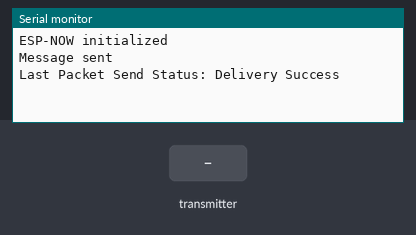
Recording of a sketch running on a simulated ESP32. Shown: the last lines printed to the serial monitor. Inputs (shaded band) come from the test bench. Random numbers use the default seed unless the sketch sets one.

Above: at 1.2 s.
1.3 s: the transmitter starts sending a = 0
At 1.66 s:
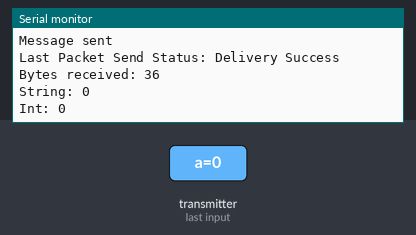
2.8 s: the transmitter starts sending b = 1024
At 3.16 s:
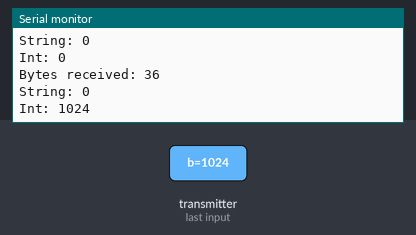
4.3 s: the transmitter starts sending a = 1
5.8 s: the transmitter starts sending b = 2048
At 6.16 s:
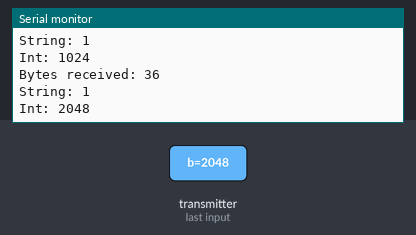
Timing chart, 0 to 8.3 s (numbered marks = the images above; inputs shaded):
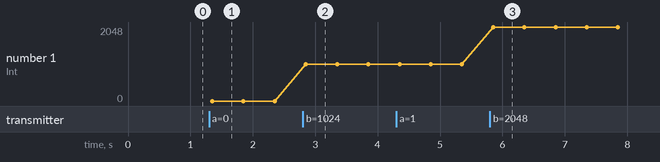

The sketch:

mac_adress_reciever_tomas.ino
```cpp
#include <esp_now.h>
#include <WiFi.h>

// Replace with the MAC address of the OTHER ESP32 board
uint8_t broadcastAddress[] = {
  0xF4, 0x65, 0x0B, 0x33, 0x22, 0xCC
};

// Define a data structure to send/receive
typedef struct struct_message {
  char a[32];
  int b;
} struct_message;

struct_message myData;
struct_message incomingReadings;

// Callback when data is sent
void OnDataSent(const wifi_tx_info_t *info, esp_now_send_status_t status) {
  Serial.print("\r\nLast Packet Send Status: ");
  Serial.println(
    status == ESP_NOW_SEND_SUCCESS
      ? "Delivery Success"
      : "Delivery Fail"
  );
}

// Callback when data is received
void OnDataRecv(
  const esp_now_recv_info_t *info,
  const uint8_t *incomingData,
  int len
) {
  // Make sure we don't copy more data than our structure can hold
  if (len != sizeof(incomingReadings)) {
    Serial.print("Unexpected data size: ");
    Serial.println(len);
    return;
  }

  memcpy(&incomingReadings, incomingData, sizeof(incomingReadings));

  Serial.print("Bytes received: ");
  Serial.println(len);

  Serial.print("String: ");
  Serial.println(incomingReadings.a);

  Serial.print("Int: ");
  Serial.println(incomingReadings.b);
}

void setup() {
  Serial.begin(115200);

  // Set device as a Wi-Fi Station
  WiFi.mode(WIFI_STA);

  // Init ESP-NOW
  if (esp_now_init() != ESP_OK) {
    Serial.println("Error initializing ESP-NOW");
    return;
  }

  // Register send and receive callbacks
  esp_now_register_send_cb(OnDataSent);
  esp_now_register_recv_cb(OnDataRecv);

  // Register peer (the other ESP32)
  esp_now_peer_info_t peerInfo = {};

  memcpy(peerInfo.peer_addr, broadcastAddress, 6);

  peerInfo.channel = 0;
  peerInfo.encrypt = false;

  if (esp_now_add_peer(&peerInfo) != ESP_OK) {
    Serial.println("Failed to add peer");
    return;
  }

  Serial.println("ESP-NOW initialized");
}

void loop() {
  // Set values to send
  strcpy(myData.a, "Hello from ESP32!");
  myData.b = random(1, 100);

  // Send message via ESP-NOW
  esp_err_t result = esp_now_send(
    broadcastAddress,
    (uint8_t *)&myData,
    sizeof(myData)
  );

  if (result == ESP_OK) {
    Serial.println("Message sent");
  } else {
    Serial.print("Error sending message: ");
    Serial.println(result);
  }

  delay(5000);
}
```

Measured:
- after the input at 1.3 s, the serial monitor: prints a new line after 0.05 s (image 1)
- after the input at 2.8 s, the serial monitor: prints a new line after 0.05 s (image 2)
- after the input at 5.8 s, the serial monitor: prints a new line after 0.05 s (image 3)
- plotted number 1: 0 → 1024 after the input at 2.8 s, 1024 → 2048 after the input at 5.8 s
